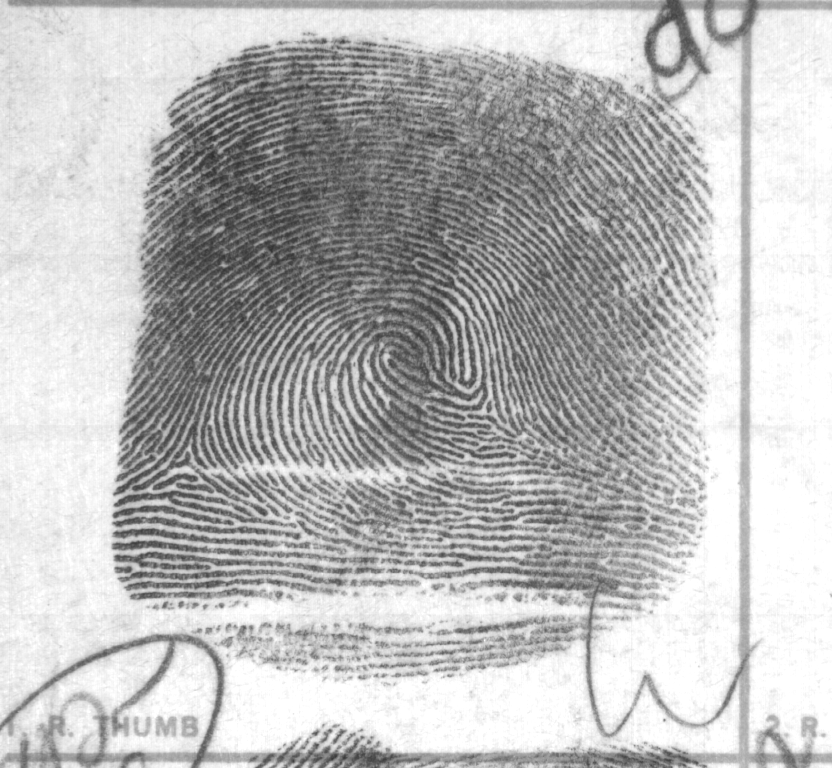
#> input picture BaseDatosNISTsd09_pr/crd_0811f/crd_0811f_01.png, 832 x 768 px
$ jupyter execute PruebasRecorte.ipynb
#> lines starting #> are read from the running program, lines starting #| are printed output that depends on the picture; after the words box and inside, x2 and y2 are one past the last pixel; in counts of white or black regions, pixels touching at a corner belong together
#> further down, img is the input picture: shape (768, 832); min 46, max 255, mean 187.2
### Preprocesado: Recorte de huella

En este markdown exploramos el preprocesado, centrándonos en técnicas para obtener el ROI, es decir, la zona de la huella, y descartar el resto de la imagen. El objetivo es quedarnos únicamente con la parte útil antes de realizar la extracción de características, evitando que elementos externos o ruido afecten al rendimiento final.

#### Método 1: Método por filas y columnas

En esta técnica se analiza la imagen binarizada recorriéndola fila por fila y columna por columna. En cada una se calcula la suma de píxeles blancos, y cuando esta suma supera cierto valor se interpreta que en esa zona aparece la huella.

Sin embargo, los resultados no fueron satisfactorios: al haber elementos alrededor de la imagen (como números, líneas o pequeñas marcas), estos generaban picos en las sumas que se confundían con la huella real. No conseguimos definir un umbral que separara de forma fiable la huella del resto de información, por lo que esta técnica resultó poco precisa para nuestro caso.

Este código fue sido generado por ChatGPT, donde hemos hecho pequeñas modificaciones para adaptarlo a nuestras necesidades.

[cell 1]
import cv2 as cv
import numpy as np
import matplotlib.pyplot as plt

def recorte_adaptativo(img):
    # Convertir a escala de grises
    if len(img.shape) == 3:
        img = cv.cvtColor(img, cv.COLOR_BGR2GRAY)

    # Umbralización (Otsu)
    _, thresh = cv.threshold(img, 0, 255, cv.THRESH_BINARY + cv.THRESH_OTSU)
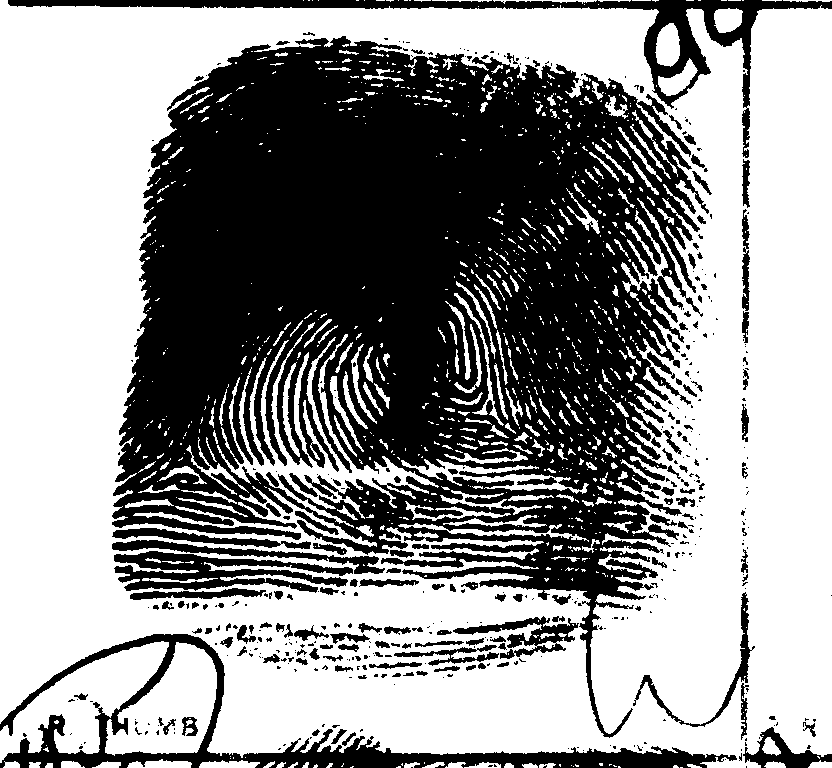
#> thresh: shape (768, 832); 57.3% white; 458 black regions (309 under 20 px), largest, box (x1, y1, x2, y2) and area: (112, 36, 709, 738) 222993, (0, 634, 737, 768) 14037, (8, 0, 832, 158) 10371

    # Asegurar fondo blanco (huella negra)
    white_ratio = np.sum(thresh == 255) / thresh.size
#> white_ratio = 0.573
    black_ratio = np.sum(thresh == 0) / thresh.size
#> black_ratio = 0.427
    if black_ratio > white_ratio:
        thresh = cv.bitwise_not(thresh)

    #  Sumar píxeles por filas y columnas
    sum_rows = np.sum(thresh, axis=1)
#> sum_rows = 768 values, max 209610 at index 610, min 2550 at index 3, mean 121540
    sum_cols = np.sum(thresh, axis=0)
#> sum_cols = 832 values, max 193290 at index 820, min 42330 at index 590, mean 112190.8
    #print(sum_rows)
    # estas variables son unas listas de sumas de píxeles blancos por fila y columna respectivamente
    # cada posisción de la lista corresponde a una fila o columna de la imagen umbralizada
    # de esta forma podemos saber en qué filas y columnas hay más píxeles blancos (fondo) y en cuáles menos (huella)

    #  Umbral adaptativo
    mean_row = np.mean(sum_rows[sum_rows < np.max(sum_rows)])
#> mean_row = 121310.1
    mean_col = np.mean(sum_cols[sum_cols < np.max(sum_cols)])
#> mean_col = 112093.2

    thr_row = 0.98 * mean_row
#> thr_row = 118883.9
    thr_col = 0.98 * mean_col
#> thr_col = 109851.3

    #  Filas/columnas donde hay huella
    rows_nonwhite = np.where(sum_rows < thr_row)[0]
#> rows_nonwhite = 469 values from 0 to 766
    cols_nonwhite = np.where(sum_cols < thr_col)[0]
#> cols_nonwhite = 520 values from 144 to 747

    if len(rows_nonwhite) == 0 or len(cols_nonwhite) == 0:
        return img, thresh

    y1, y2 = rows_nonwhite[0], rows_nonwhite[-1]
#> y1 = 0; y2 = 766
    x1, x2 = cols_nonwhite[0], cols_nonwhite[-1]
#> x1 = 144; x2 = 747

    margen = 10
    y1 = max(y1 - margen, 0)
    y2 = min(y2 + margen, img.shape[0])
#> y2 = 768
    x1 = max(x1 - margen, 0)
#> x1 = 134
    x2 = min(x2 + margen, img.shape[1])
#> x2 = 757

    cropped = img[y1:y2, x1:x2]
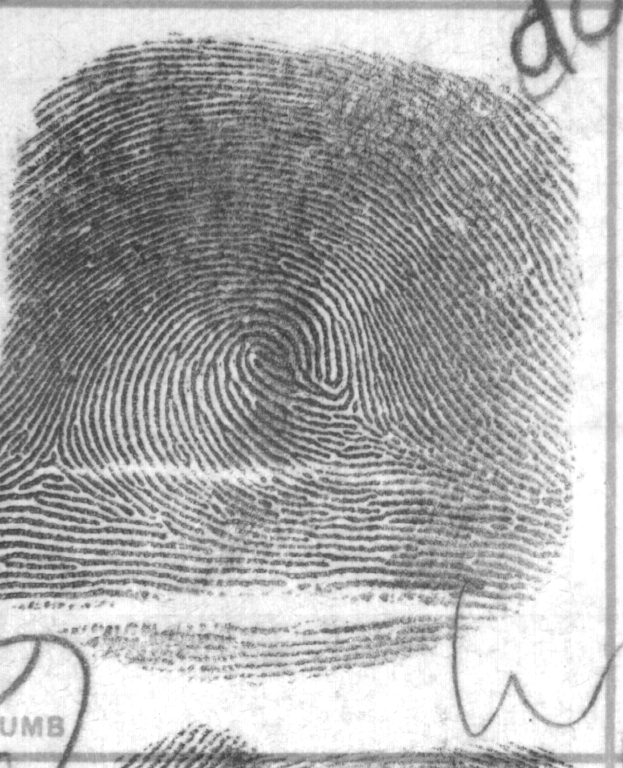
#> cropped: shape (768, 623); min 46, max 255, mean 171.5
    return cropped, thresh, sum_rows, sum_cols


ruta = "../BaseDatosNISTsd09_pr/crd_0811f/crd_0811f_01.png"
img = cv.imread(ruta, cv.IMREAD_GRAYSCALE)

recortada, umbralizada, sum_rows, sum_cols = recorte_adaptativo(img)

# Mostrar imagen + gráfico de suma
plt.figure(figsize=(12, 6))

plt.subplot(2, 2, 1)
plt.imshow(img, cmap='gray')
plt.title("Original")
plt.axis("off")

plt.subplot(2, 2, 2)
plt.imshow(recortada, cmap='gray')
plt.title("Umbralizada (fondo blanco)")
plt.axis("off")

plt.subplot(2, 2, 3)
plt.plot(sum_rows)
plt.title("Suma por filas (vertical)")

plt.subplot(2, 2, 4)
plt.plot(sum_cols)
plt.title("Suma por columnas (horizontal)")

plt.tight_layout()
plt.show()
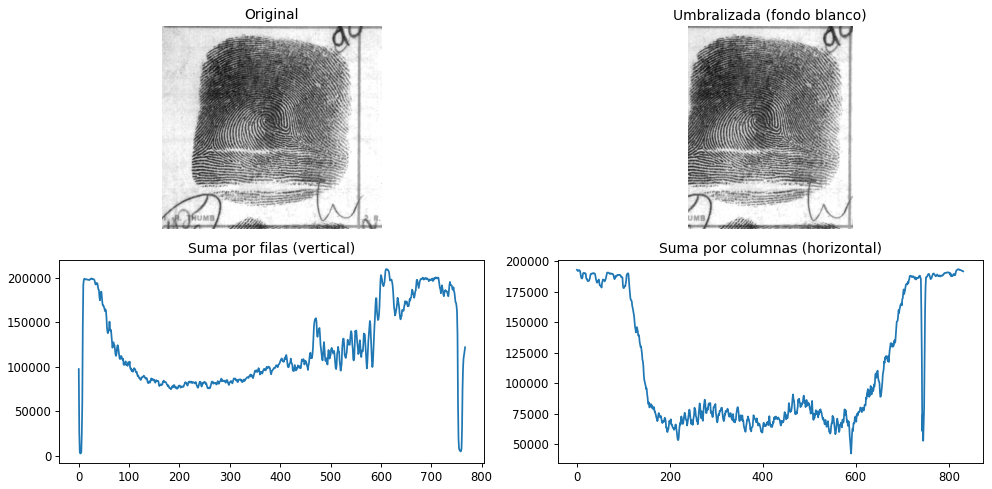
#> figure drawn by matplotlib, 4 panels; panel 3: curve peaks at x = 610, y = 209610; panel 4: curve peaks at x = 820, y = 193290

#### Método 2: Método basado en contornos

En este enfoque se parte de la imagen umbralizada, pero en lugar de analizar cada fila y columna, se invierte la imagen para que la huella aparezca en blanco sobre un fondo negro. Se detectan los contornos presentes en la imagen y se selecciona el contorno de mayor tamaño, que suele corresponder a la huella. A partir de este contorno se obtiene un rectángulo delimitador que permite recortar de forma automática toda la región donde está la huella.

Este método resultó mucho más fiable que el anterior, ya que no depende de un umbral fijo y no se ve afectado por pequeños elementos alrededor de la imagen, como números o líneas. La detección del contorno permite identificar la huella incluso cuando el fondo contiene ruido o marcas adicionales, proporcionando un recorte más consistente y preciso.

Este código fue sido generado por ChatGPT, donde hemos hecho pequeñas modificaciones para adaptarlo a nuestras necesidades.

[cell 2]
import cv2 as cv
import numpy as np
import matplotlib.pyplot as plt

def recorte_adaptativo(img):
    if len(img.shape) == 3:
        img = cv.cvtColor(img, cv.COLOR_BGR2GRAY)

    # Umbralización (Otsu)
    _, thresh = cv.threshold(img, 0, 255, cv.THRESH_BINARY + cv.THRESH_OTSU)

    # Asegurar fondo blanco (huella negra)
    white_ratio = np.sum(thresh == 255) / thresh.size
#> white_ratio = 0.573
    black_ratio = np.sum(thresh == 0) / thresh.size
#> black_ratio = 0.427
    if black_ratio > white_ratio:
        thresh = cv.bitwise_not(thresh)

    #  Detectar contornos para encontrar el ROI
    # Invertimos: huella blanca sobre fondo negro
    inverted = cv.bitwise_not(thresh)
#> inverted: shape (768, 832); 42.7% white; 458 white regions (309 under 20 px)

    # Encontrar contornos externos
    contours, _ = cv.findContours(inverted, cv.RETR_EXTERNAL, cv.CHAIN_APPROX_SIMPLE)
#> contours = 425 contours, 324 with area under 20; largest, box (x1, y1, x2, y2) and area: (112, 36, 709, 738) 249539, (0, 634, 737, 768) 20361, (8, 0, 832, 158) 11388, (114, 551, 353, 593) 4640, (453, 616, 579, 659) 1652

    if len(contours) == 0:
        print("No se detectaron contornos.")
        return img, thresh

    # Tomar el contorno más grande (la huella)
    largest_contour = max(contours, key=cv.contourArea)
#> largest_contour = contour of 5105 points, box (x1, y1, x2, y2) (112, 36, 709, 738), area 249539
    x, y, w, h = cv.boundingRect(largest_contour)
#> x = 112; y = 36; w = 597; h = 702

    # Margen opcional para no cortar tan justo
    margen = 10
    y1 = max(y - margen, 0)
#> y1 = 26
    y2 = min(y + h + margen, img.shape[0])
#> y2 = 748
    x1 = max(x - margen, 0)
#> x1 = 102
    x2 = min(x + w + margen, img.shape[1])
#> x2 = 719

    cropped = img[y1:y2, x1:x2]
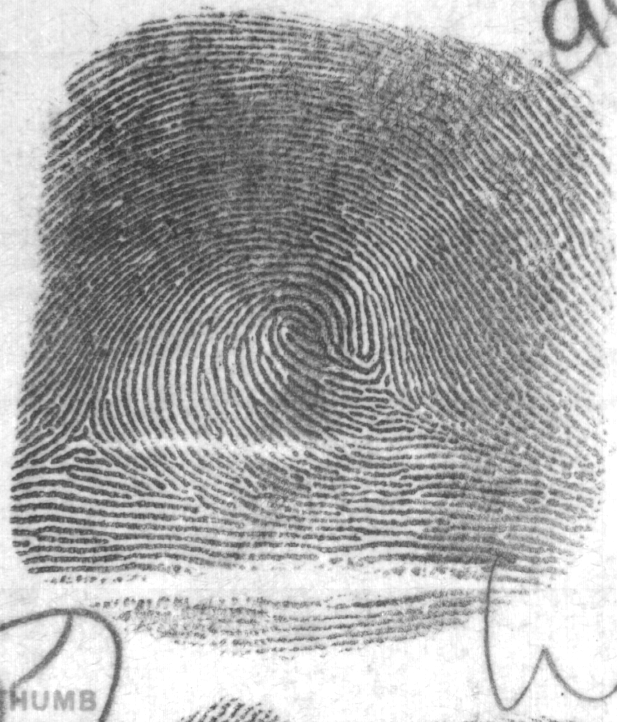
#> cropped: shape (722, 617); min 46, max 255, mean 169.4

    # También devolvemos el rectángulo y las sumas (opcional)
    sum_rows = np.sum(thresh, axis=1)
    sum_cols = np.sum(thresh, axis=0)

    return cropped, thresh, sum_rows, sum_cols, (x1, y1, x2, y2)


#  DEMO
ruta = "../BaseDatosNISTsd09_pr/crd_0811f/crd_0811f_01.png"
img = cv.imread(ruta, cv.IMREAD_GRAYSCALE)

recortada, umbralizada, sum_rows, sum_cols, bbox = recorte_adaptativo(img)
#> bbox = (102, 26, 719, 748)

# Dibujar el rectángulo en la imagen original
img_color = cv.cvtColor(img, cv.COLOR_GRAY2BGR)
x1, y1, x2, y2 = bbox
#> x1 = 102; y1 = 26; x2 = 719; y2 = 748
cv.rectangle(img_color, (x1, y1), (x2, y2), (0, 255, 0), 2)
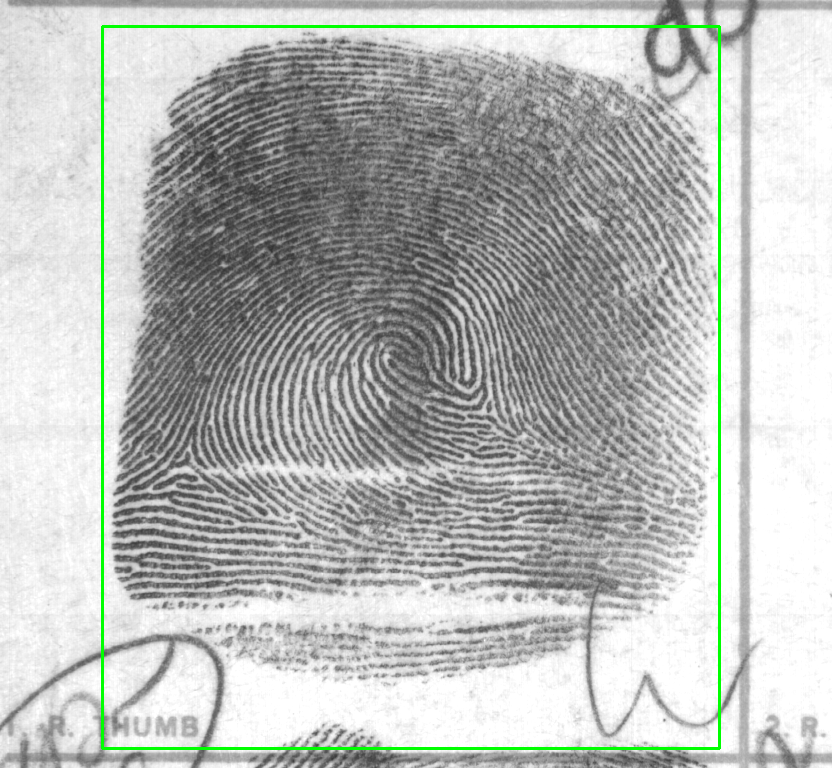
#> img_color: shape (768, 832, 3); 1.26% of pixels changed, all inside (x1, y1, x2, y2) = (101, 25, 721, 750)

# Mostrar imágenes y gráficos
plt.figure(figsize=(14, 6))

plt.subplot(2, 3, 1)
plt.imshow(img, cmap='gray')
plt.title("Original")
plt.axis("off")

plt.subplot(2, 3, 2)
plt.imshow(umbralizada, cmap='gray')
plt.title("Umbralizada (fondo blanco)")
plt.axis("off")

plt.subplot(2, 3, 3)
plt.imshow(cv.cvtColor(img_color, cv.COLOR_BGR2RGB))
plt.title("ROI detectado (rectángulo verde)")
plt.axis("off")

plt.subplot(2, 3, 4)
plt.plot(sum_rows)
plt.title("Suma por filas (vertical)")

plt.subplot(2, 3, 5)
plt.plot(sum_cols)
plt.title("Suma por columnas (horizontal)")

plt.subplot(2, 3, 6)
plt.imshow(recortada, cmap='gray')
plt.title("Huella recortada (ROI)")
plt.axis("off")

plt.tight_layout()
plt.show()
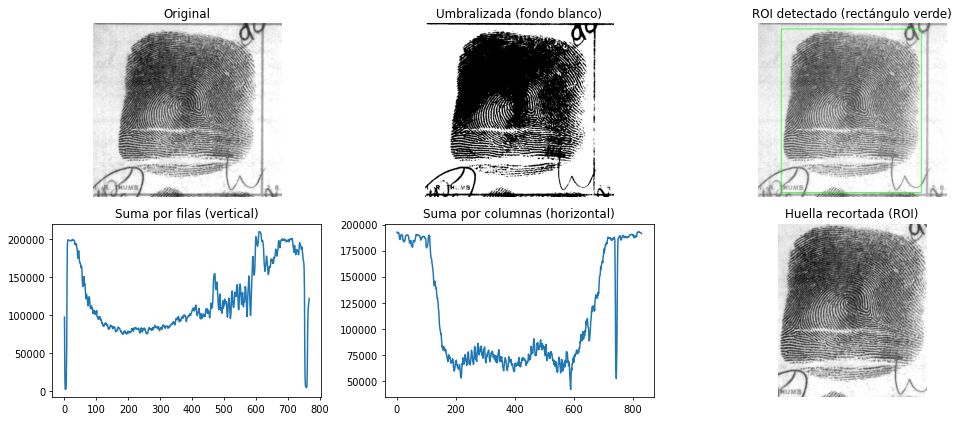
#> figure drawn by matplotlib, 6 panels; panel 4: curve peaks at x = 610, y = 209610; panel 5: curve peaks at x = 820, y = 193290

$ run again, with BaseDatosNISTsd09_pr/crd_0811f/crd_0811s_01.png copied over BaseDatosNISTsd09_pr/crd_0811f/crd_0811f_01.png
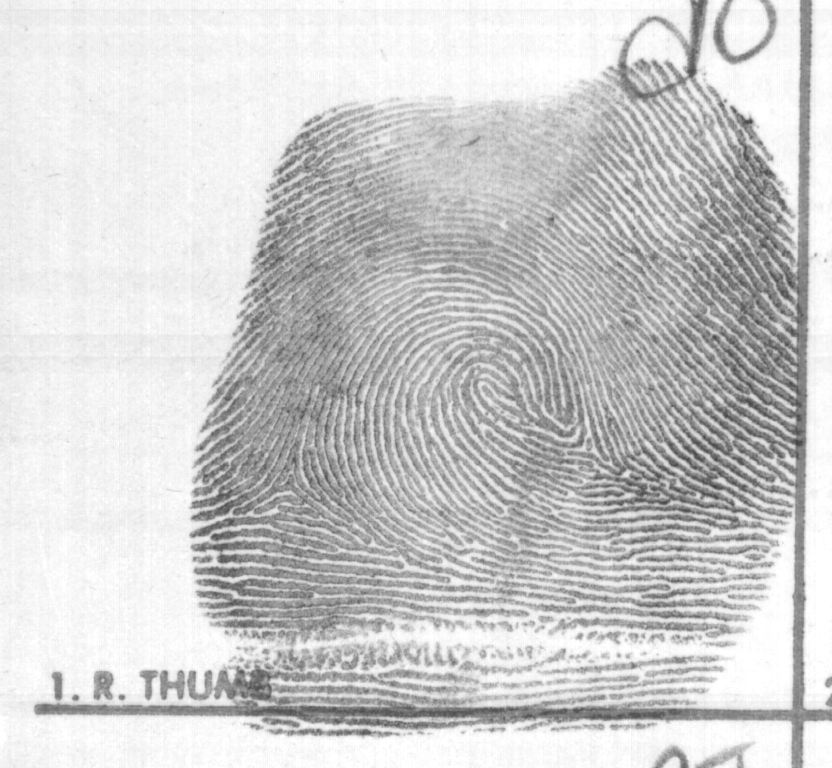
#> input picture BaseDatosNISTsd09_pr/crd_0811f/crd_0811s_01.png, 832 x 768 px
#> img is the input picture: shape (768, 832); min 66, max 255, mean 205
#> in recorte_adaptativo, `_, thresh = cv.threshold(img, 0, 255, cv.THRESH_BINARY + cv.THRESH_OTSU)`:
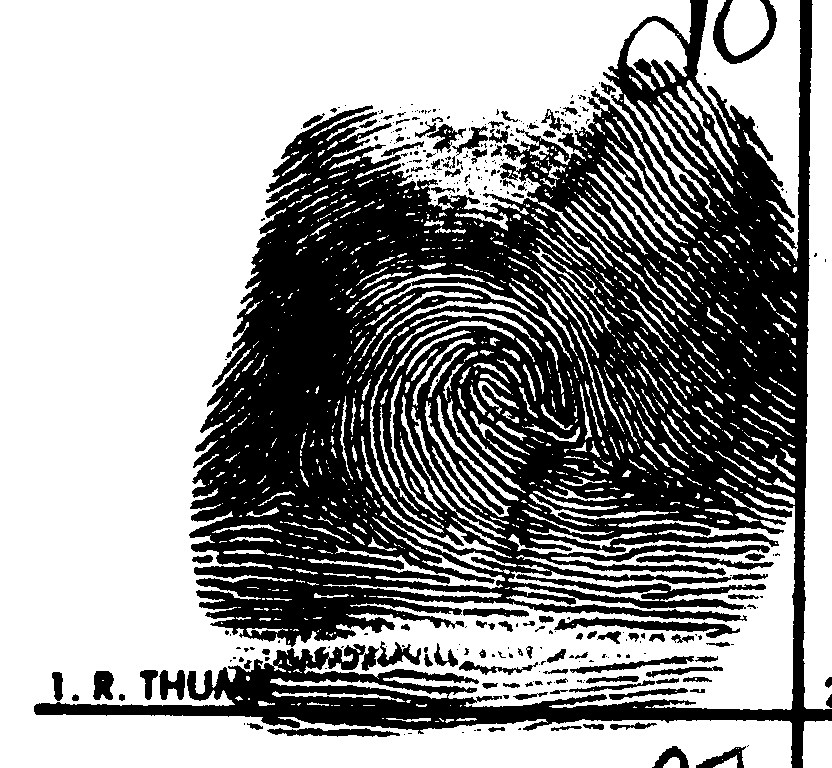
#> thresh: shape (768, 832); 59.6% white; 322 black regions (216 under 20 px), largest, box (x1, y1, x2, y2) and area: (34, 0, 832, 768) 240997, (554, 617, 740, 638) 1436, (713, 0, 777, 64) 1222
#> in recorte_adaptativo, `white_ratio = np.sum(thresh == 255) / thresh.size`: white_ratio = 0.596
#> in recorte_adaptativo, `black_ratio = np.sum(thresh == 0) / thresh.size`: black_ratio = 0.404
#> in recorte_adaptativo, `sum_rows = np.sum(thresh, axis=1)`: sum_rows = 768 values, max 209355 at index 737, min 8670 at index 710, mean 126430.2
#> in recorte_adaptativo, `sum_cols = np.sum(thresh, axis=0)`: sum_cols = 832 values, max 195840 at index 0, min 0 at index 801, mean 116704.8
#> mean_row = 125557.3
#> mean_col = 113333.1
#> thr_row = 123046.2
#> thr_col = 111066.5
#> rows_nonwhite = 451 values from 181 to 720
#> cols_nonwhite = 529 values from 241 to 807
#> in recorte_adaptativo, `y1, y2 = rows_nonwhite[0], rows_nonwhite[-1]`: y1 = 181; y2 = 720
#> in recorte_adaptativo, `x1, x2 = cols_nonwhite[0], cols_nonwhite[-1]`: x1 = 241; x2 = 807
#> in recorte_adaptativo, `y1 = max(y1 - margen, 0)`: y1 = 171
#> in recorte_adaptativo, `y2 = min(y2 + margen, img.shape[0])`: y2 = 730
#> in recorte_adaptativo, `x1 = max(x1 - margen, 0)`: x1 = 231
#> in recorte_adaptativo, `x2 = min(x2 + margen, img.shape[1])`: x2 = 817
#> in recorte_adaptativo, `white_ratio = np.sum(thresh == 255) / thresh.size`: white_ratio = 0.596
#> in recorte_adaptativo, `black_ratio = np.sum(thresh == 0) / thresh.size`: black_ratio = 0.404
#> inverted: shape (768, 832); 40.4% white; 322 white regions (216 under 20 px)
#> contours = 322 contours, 233 with area under 20; largest, box (x1, y1, x2, y2) and area: (34, 0, 832, 768) 285102, (554, 617, 740, 638) 1231, (713, 0, 777, 64) 1076, (267, 728, 400, 737) 608, (636, 554, 774, 570) 597
#> largest_contour = contour of 6816 points, box (x1, y1, x2, y2) (34, 0, 832, 768), area 285102
#> x = 34; y = 0; w = 798; h = 768
#> in recorte_adaptativo, `y1 = max(y - margen, 0)`: y1 = 0
#> in recorte_adaptativo, `y2 = min(y + h + margen, img.shape[0])`: y2 = 768
#> in recorte_adaptativo, `x1 = max(x - margen, 0)`: x1 = 24
#> in recorte_adaptativo, `x2 = min(x + w + margen, img.shape[1])`: x2 = 832
#> bbox = (24, 0, 832, 768)
#> `x1, y1, x2, y2 = bbox`: x1 = 24; y1 = 0; x2 = 832; y2 = 768
#> `cv.rectangle(img_color, (x1, y1), (x2, y2), (0, 255, 0), 2)`:
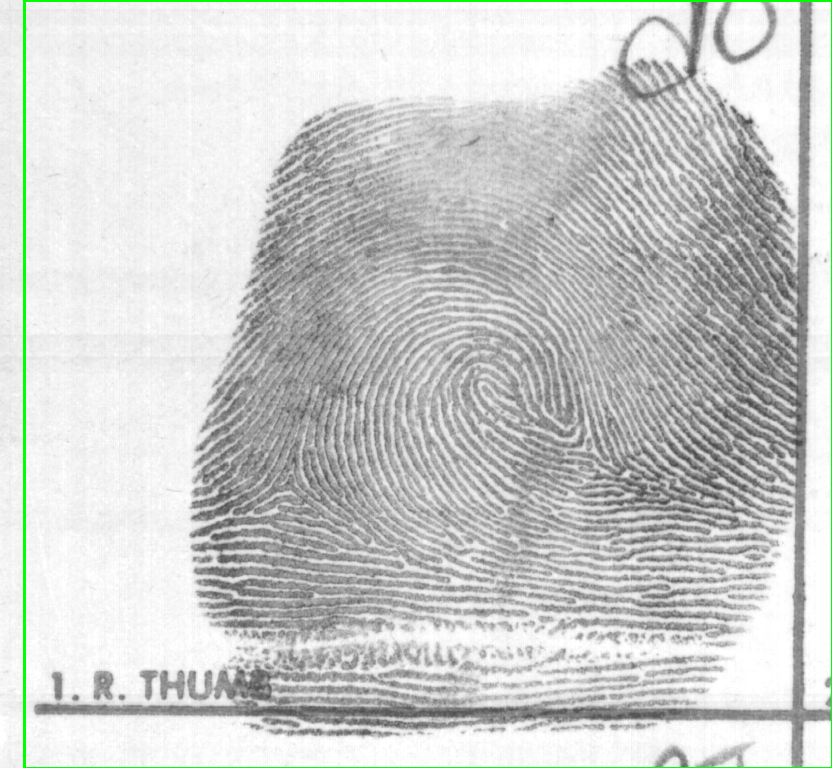
#> img_color: shape (768, 832, 3); 0.86% of pixels changed, all inside (x1, y1, x2, y2) = (23, 0, 832, 768)
